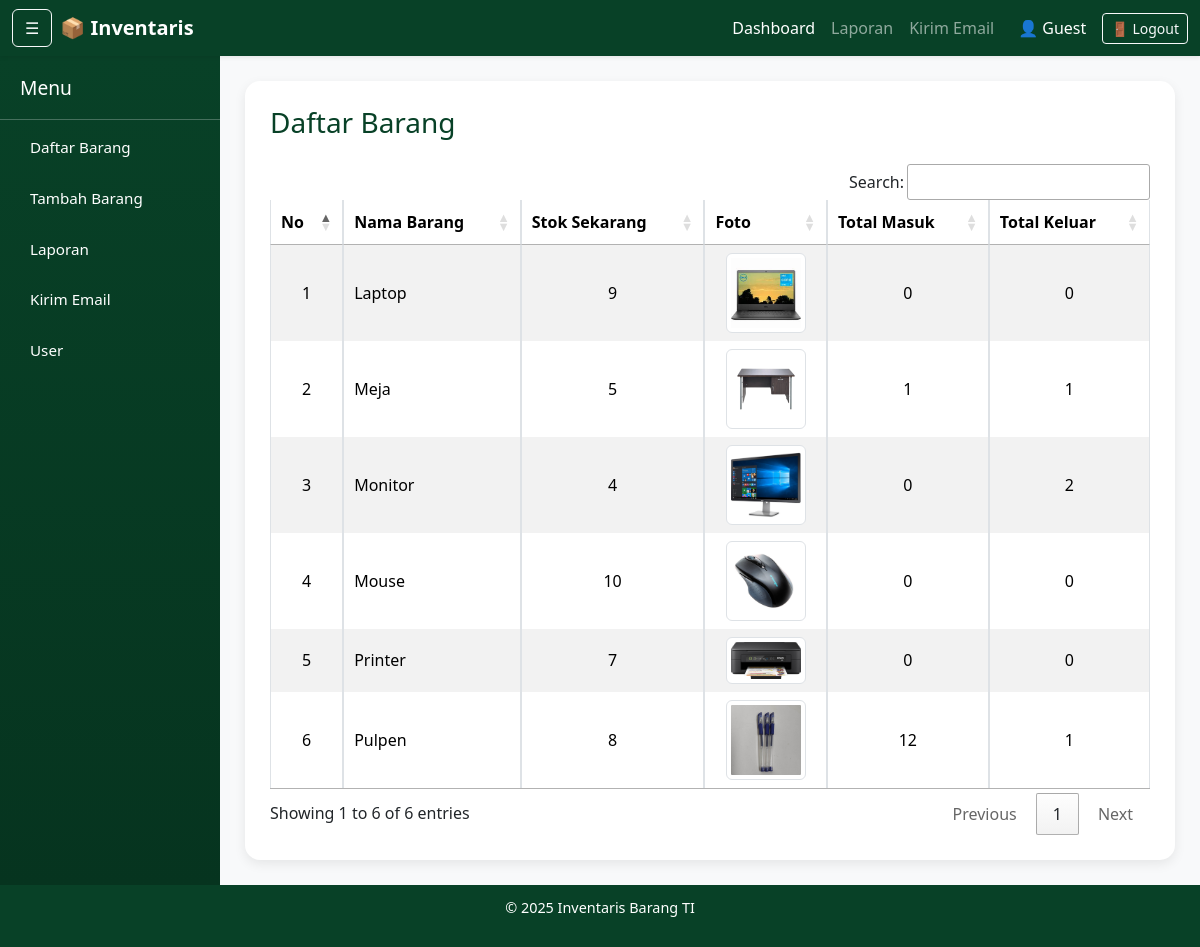
The page / on the database its author committed.
### tables this page shows
CREATE TABLE `barang` (
  `id` int(11) NOT NULL,
  `nama_barang` varchar(100) NOT NULL,
  `jumlah` int(11) NOT NULL,
  `total_masuk` int(11) NOT NULL DEFAULT 0,
  `total_keluar` int(11) NOT NULL DEFAULT 0,
  `foto` varchar(255) DEFAULT NULL
);

### index.php (the view, shortened to what this page needs)
<?php
include "db_connect.php";
$result = mysqli_query($conn, "
    SELECT
        b.id,
        b.nama_barang,
        b.jumlah AS stok,
        b.foto,
        IFNULL((SELECT SUM(m.jumlah) FROM barang_masuk m WHERE m.barang_id = b.id), 0) AS total_masuk,
        IFNULL((SELECT SUM(k.jumlah) FROM barang_keluar k WHERE k.barang_id = b.id), 0) AS total_keluar
    FROM barang b
    ORDER BY b.id DESC
");
?>
<?php include "templates/header.php"; ?>
<?php include "templates/navbar.php"; ?>
<?php include "templates/sidebar.php"; ?>
<div class="content">
    <div class="card">
        <div class="card-body">
            <h3 class="mb-4 text-success">Daftar Barang</h3>
            <div class="table-responsive">
                <table class="table table-bordered table-striped align-middle table-custom">
                    <thead class="text-center">
                        <tr>
                            <th>No</th>
                            <th>Nama Barang</th>
                            <th>Stok Sekarang</th>
                            <th>Foto</th>
                            <th>Total Masuk</th>
                            <th>Total Keluar</th>
                        </tr>
                    </thead>
                    <tbody>
                        <?php $no = 1;
                        while ($row = mysqli_fetch_assoc($result)) { ?>
                            <tr>
                                <td class="text-center"><?= $no++ ?></td>
                                <td><?= htmlspecialchars($row['nama_barang']) ?></td>
                                <td class="text-center"><?= (int) $row['stok'] ?></td>
                                <td class="text-center">
                                    <?php
                                    $folder = 'uploads/';
                                    $foto = !empty($row['foto']) ? $row['foto'] : '';
                                    if ($foto && file_exists($folder . $foto)) {
                                        echo '<img src="' . $folder . htmlspecialchars($foto) . '" width="80" height="60" class="img-thumbnail" style="object-fit:cover;" alt="Foto Barang">';
                                    } else {
                                        echo '<span class="text-muted">-</span>';
                                    }
                                    ?>
                                </td>
                                <td class="text-center"><?= (int) $row['total_masuk'] ?></td>
                                <td class="text-center"><?= (int) $row['total_keluar'] ?></td>
                            </tr>
                        <?php } ?>
                    </tbody>
                </table>
            </div>
        </div>
    </div>
</div>
<?php include "templates/footer.php"; ?>

### templates/header.php (style rules this page uses)
body { display: flex; flex-direction: column; min-height: 100vh; font-family: 'Segoe UI', sans-serif; background: #f8f9fa; }
.content { flex: 1; padding: 25px; transition: margin-left 0.3s ease; }
.card { border: none; border-radius: 15px; box-shadow: 0 4px 12px rgba(0, 0, 0, 0.08); }
.card-body { padding: 25px; }
table th, table td { vertical-align: middle; }
.table-custom thead { background: #084127ff; color: #fff; }
.text-success { color: #084127ff !important; }

### rows shown on the page
barang: nama_barang "Laptop", jumlah "9", foto (picture), total_masuk "0", total_keluar "0"
barang: nama_barang "Meja", jumlah "5", foto (picture), total_masuk "1", total_keluar "1"
barang: nama_barang "Monitor", jumlah "4", foto (picture), total_masuk "0", total_keluar "2"
barang: nama_barang "Mouse", jumlah "10", foto (picture), total_masuk "0", total_keluar "0"
barang: nama_barang "Printer", jumlah "7", foto (picture), total_masuk "0", total_keluar "0"
barang: nama_barang "Pulpen", jumlah "8", foto (picture), total_masuk "12", total_keluar "1"

### other values the page prints
$_SESSION['username'] "Guest"
